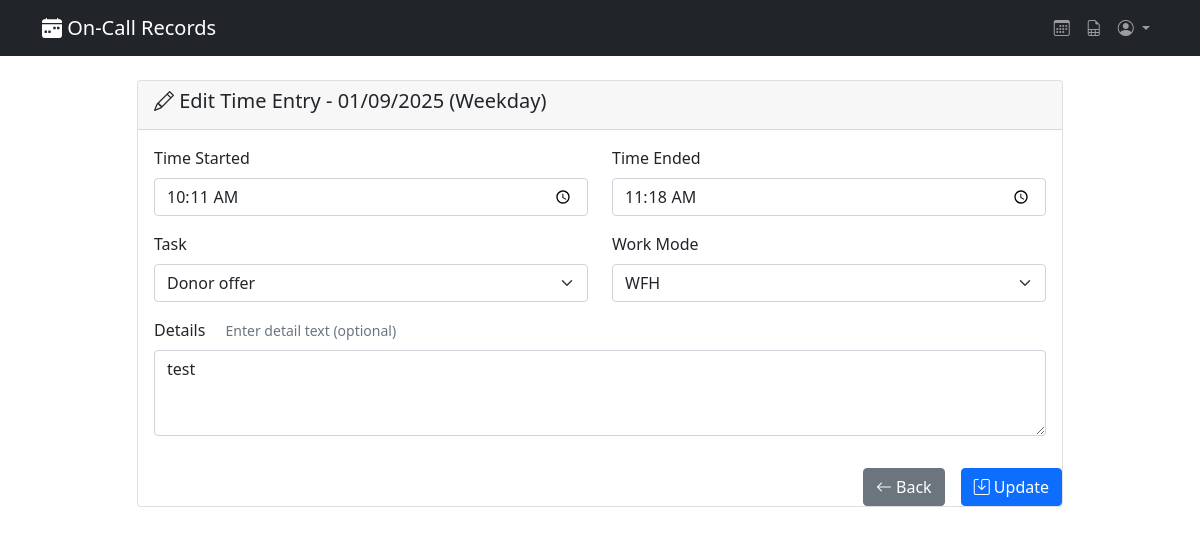
The app's page /entry/8/edit/ (signed in), older data.
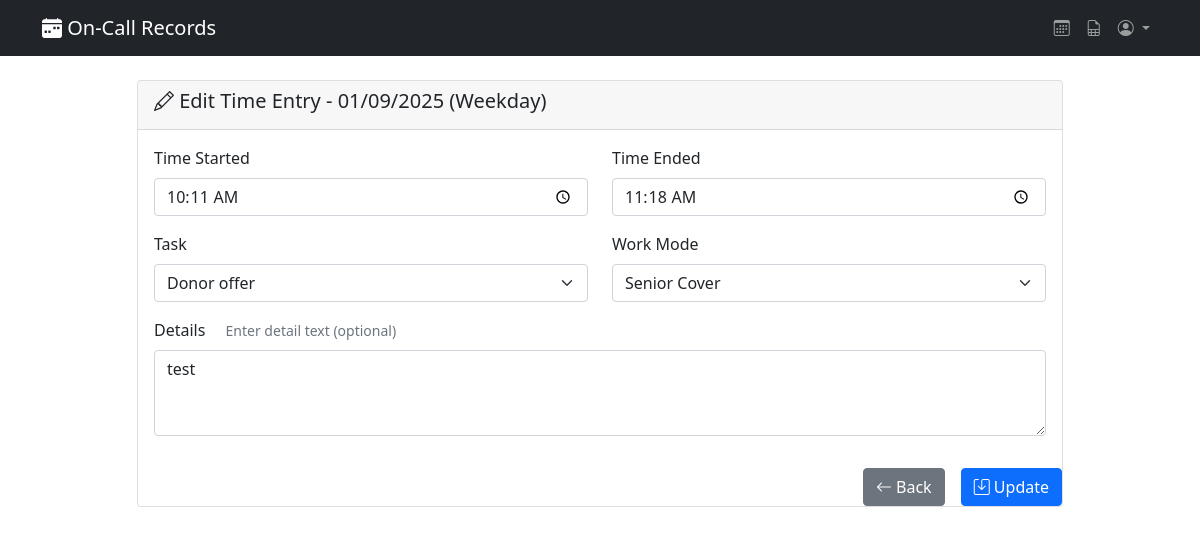
The same page, newer data.
### records/models.py (models this page shows, shortened)
class TimeEntry(models.Model):
    block = models.ForeignKey(TimeBlock, on_delete=models.CASCADE, related_name='time_entries')
    time_started = models.TimeField()
    time_ended = models.TimeField()
    task = models.ForeignKey(Task, on_delete=models.CASCADE)
    detail = models.ForeignKey(Detail, on_delete=models.SET_NULL, null=True, blank=True)
    work_mode = models.ForeignKey(WorkMode, on_delete=models.CASCADE)
    created = models.DateTimeField(default=timezone.now)
    last_modified = models.DateTimeField(auto_now=True)

### records/views.py (the view)
# urls.py: path('entry/<int:entry_id>/edit/', views.edit_time_entry, name='edit_time_entry'),
@require_oncall_staff
def edit_time_entry(request, entry_id):
    staff = request.staff
    time_entry = get_object_or_404(TimeEntry, id=entry_id, block__staff=staff)
    if request.method == 'POST':
        form = TimeEntryForm(request.POST, instance=time_entry)
        if form.is_valid():
            form.save()
            messages.success(request, 'Time entry updated successfully!')
            return redirect(get_dashboard_url_with_date(time_entry.block.date))
    else:
        form = TimeEntryForm(instance=time_entry)
        if time_entry.detail:
            form.fields['detail_text'].initial = time_entry.detail.text
    context = {
        'form': form,
        'time_entry': time_entry,
        'time_block': time_entry.block,
    }
    return render(request, 'records/edit_time_entry.html', context)

### records/forms.py (shortened to what this page needs)
class TimeEntryForm(forms.ModelForm):
    detail_text = forms.CharField(
        required=False,
        widget=forms.Textarea(attrs={'class': 'form-control', 'rows': 3}),
        help_text="Enter detail text (optional)"
    )
    class Meta:
        model = TimeEntry
        fields = ['time_started', 'time_ended', 'task', 'work_mode']
        widgets = {
            'time_started': forms.TimeInput(attrs={'type': 'time', 'class': 'form-control'}),
            'time_ended': forms.TimeInput(attrs={'type': 'time', 'class': 'form-control'}),
            'task': forms.Select(attrs={'class': 'form-select'}),
            'work_mode': forms.Select(attrs={'class': 'form-select'}),
        }

### records/models.py (called while the page is built)
    def __str__(self):
        return self.name

    def __str__(self):
        return self.name

### records/templates/records/edit_time_entry.html (shortened to what this page needs)
{% extends 'records/time_entry_base.html' %}
{% block entry_header %}<i class="bi bi-pencil"></i> Edit Time Entry - {{ time_block.date|date:"d/m/Y" }} ({{ time_block.day_type.name }}){% endblock entry_header %}
{% block back_button %}
<a href="{% url 'dashboard' %}" class="btn btn-secondary me-md-2">
    <i class="bi bi-arrow-left"></i> Back
</a>
{% endblock back_button %}
{% block submit_button %}
<button type="submit" class="btn btn-primary">
    <i class="bi bi-save"></i> Update
</button>
{% endblock submit_button %}

### records/templates/records/time_entry_base.html (shortened to what this page needs)
{% extends 'records/base.html' %}
{% block content %}
    <div class="row justify-content-center">
        <div class="col-md-10">
            <div class="card">
                <div class="card-header">
                    <h5>
                        {% block entry_header %}
                        {% endblock entry_header %}
                    </h5>
                </div>
                <div class="card-body">
                    <form method="post">
                        <div class="row">
                            <div class="col-md-6">
                                <div class="mb-3">
                                    <label for="{{ form.time_started.id_for_label }}" class="form-label">Time Started</label>
                                    {{ form.time_started }}
                                </div>
                            </div>
                            <div class="col-md-6">
                                <div class="mb-3">
                                    <label for="{{ form.time_ended.id_for_label }}" class="form-label">Time Ended</label>
                                    {{ form.time_ended }}
                                </div>
                            </div>
                        </div>
                        <div class="row">
                            <div class="col-md-6">
                                <div class="mb-3">
                                    <label for="{{ form.task.id_for_label }}" class="form-label">Task</label>
                                    {{ form.task }}
                                </div>
                            </div>
                            <div class="col-md-6">
                                <div class="mb-3">
                                    <label for="{{ form.work_mode.id_for_label }}" class="form-label">Work Mode</label>
                                    {{ form.work_mode }}
                                </div>
                            </div>
                        </div>
                        <div class="mb-3">
                            <label for="{{ form.detail_text.id_for_label }}" class="form-label">Details</label>
                            <span class="form-text ms-3">{{ form.detail_text.help_text }}</span>
                            {{ form.detail_text }}
                        </div>
                        </div>
                        <div class="d-grid gap-2 d-md-flex justify-content-md-end">
                            {% block back_button %}
                            {% endblock back_button %}
                            {% block submit_button %}
                            {% endblock submit_button %}
                        </div>
                </div>
            </div>
        </div>
    </div>
{% endblock content %}

Row changes from the older to the newer data that the page shows:
changed TimeEntry "Donor offer": work_mode "WFH" → "Senior Cover"
